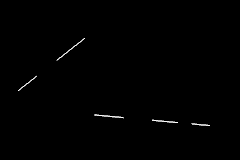
#> input picture hough-input-interrupted.png, 240 x 160 px
$ python hough.py
#> lines starting #> are read from the running program, lines starting #| are printed output that depends on the picture; after the words box and inside, x2 and y2 are one past the last pixel; in counts of white or black regions, pixels touching at a corner belong together
### thinning.py
import cv2
import numpy as np
from pathlib import Path
from sys import argv
from typing import List
FILENAME="thin-input.png"
DRAW_DELAY=0
LO=0
HI=255
DC=127
MAX_ITERS=100

# Generate the thinning hit-and-miss kernel set
# Taken from: https://homepages.inf.ed.ac.uk/rbf/HIPR2/thin.htm
# Hit checking is done by setting the required match count.
# All don't care values set to ones that cannot appear in
# the binary image.
# [40 lines left out: functions kernels, thin_iter, thin, not called in this run]

def force_binary(img: np.ndarray) -> np.ndarray:
    return np.where(img == 0, 0, 255).astype(np.uint8)
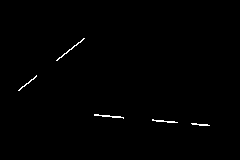
#> returned value: shape (160, 240); 0.56% white in thin lines or dots, all inside (x1, y1, x2, y2) = (18, 38, 210, 126)


# [12 lines that do not run on import are left out]

### hough.py
import cv2
import numpy as np
from pathlib import Path
from sys import argv
from math import cos, sin, radians, sqrt
from thinning import force_binary
from fourier import pixels
from typing import List, Tuple, AbstractSet
FILENAME="hough-input-interrupted.png"
INF=99999999999
DRAW_DELAY=0
THRESHOLD=150
CLUSTER_HALT_DIST=5
NUM_CLUSTERS=1
RESOLUTION=400
LO=0
HI=255
DC=127
eps = 0.5

# a very sub-otpimal way of doing this but saves tons of
# debugging time - just solve a linear system of equations
# for each theta and point to find r rather than trying to
# come up with a general geometric rule for doing this.
def radius(x1, x2, theta):
    r1, r2 = cos(theta), sin(theta)
    coefficients = np.asarray([
        [r1, 1, 0],
        [r2, 0, 1],
        [0, r1, r2]
    ])
    ordinates = np.asarray([
        x1,
        x2,
        0
    ])
    k, _, __ = np.linalg.solve(coefficients, ordinates)
    return int(k)

# again, slow but it works.
def discretize(value, limit, bins):
    return int(min((value * bins) / limit, bins-1))

def restore(value, limit, bins):
    return value * limit / bins

# the same line can be represented with r, theta and -r, theta + pi
# so while the (0,...,360) transform is interesting to look at, it's
# best to look at just half of it to find lines - each line will be
# represented by 2 clusters otherwise.
def hough_transform(img: np.ndarray, resolution=RESOLUTION, full=False) -> np.ndarray:
#> called with resolution = 400, full = False
    n,m = img.shape
#> n = 160; m = 240
    r_limit = int(sqrt(n ** 2 + m ** 2)) + 1
#> r_limit = 289
    t_limit = 360 if full else 180
    hough_space = np.zeros((resolution, resolution))
    for i in range(n):
        for j in range(m):
            if img[i][j] == HI:
                t_range = np.linspace(0, t_limit, resolution)
                for t in t_range:
                    r = radius(i,j,radians(t))
                    r_bin = int(discretize(r, r_limit, resolution / 2) + resolution / 2)
                    t_bin = discretize(t, t_limit, resolution)
                    hough_space[r_bin][t_bin] += 1
    return hough_space, r_limit, resolution

def normalize_to_8bit(img: np.ndarray) -> np.ndarray:
    scaler = 255 / np.max(img)
    return (img * scaler).astype(np.uint8)
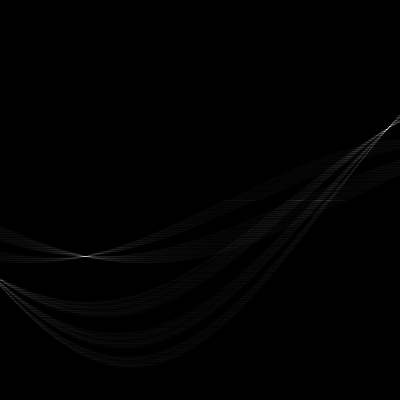
#> returned value: shape (400, 400); min 0, max 254, mean 1.2

def threshold(img: np.ndarray, thresh) -> np.ndarray:
#> called with thresh = 150
    return np.where(img > thresh, 255, 0).astype(np.uint8)
#> returned value: shape (400, 400); 0.01% white in thin lines or dots, all inside (x1, y1, x2, y2) = (82, 126, 391, 257)

# use the min euclidean distance metric
def cluster_distance(c1: set, c2: set) -> float:
    dmin = INF
    for x1, y1 in c1:
        for x2, y2 in c2:
            d = sqrt((x1-x2)**2 + (y1-y2)**2)
            if d < dmin:
                dmin = d
    return dmin

# lazy, inefficient implementation of the well known hierarchical
# clustering algorithm. No point in optimizing this since it's
# not a bottleneck.
def hierarchical_cluster(img: np.ndarray) -> List[AbstractSet[Tuple]]:
    n, m = img.shape
    clusters = []
    for i in range(n):
        for j in range(m):
            if img[i][j] == HI:
                clusters.append(set([(i,j)]))
    while len(clusters) > NUM_CLUSTERS:
        distances = dict()
        for cluster in clusters:
            for remaining in clusters:
                if cluster == remaining:
                    continue
                distance = cluster_distance(cluster, remaining)
                distances[distance] = (cluster, remaining)
        mindist = min(distances.keys())
        if mindist > CLUSTER_HALT_DIST:
            break
        A, B = distances[mindist]
        AB = A.union(B)
        clusters.remove(A)
        clusters.remove(B)
        clusters.append(AB)
    return clusters

def cluster_centers(clusters: List[AbstractSet[Tuple]]) -> List[Tuple]:
    centers = []
    for cluster in clusters:
        n = len(cluster)
        xsum = 0
        ysum = 0
        for x,y in cluster:
            xsum += x
            ysum += y
        centers.append((xsum/n,ysum/n)) # this line was wrong and took me about 2 hours to find!
#> this loop made 2 passes
    return centers

# really ugly but it does the trick - restore the original radius/theta,
# then create two inequality masks - drawing a line between them in the
# deadzone defined by +- epsilon. Wouldn't work with exact equalities
def draw_line(img: np.ndarray, r_b, t_b, r_limit, bins):
    N, M = img.shape
    theta = radians(restore(t_b, 180, bins))
    r = restore(r_b - bins / 2, r_limit, bins / 2)
    y_grid, x_grid = np.meshgrid(np.arange(M), np.arange(N))
    free = img == 0
    greater = (x_grid * np.cos(theta) + y_grid * np.sin(theta)) >= r - eps
    lesser = (x_grid * np.cos(theta) + y_grid * np.sin(theta)) <= r + eps
    mask = greater & lesser & free
    result = np.where(mask, DC, img)
    return result.astype(np.uint8)


if __name__ == "__main__":
    path = Path(argv[1] if len(argv) > 1 else FILENAME)
    img = force_binary(cv2.imread(path.as_posix(), flags=cv2.IMREAD_GRAYSCALE))
    transform, rlim, bins = hough_transform(img)
    transform = normalize_to_8bit(transform)
    mirrored, _, __ = hough_transform(img, full=True)
    mirrored = normalize_to_8bit(mirrored)
    thresholded = threshold(transform, THRESHOLD)
    clusters = hierarchical_cluster(thresholded)
    centers = cluster_centers(clusters)
    drawn_lines = img
    for r, theta in centers:
        drawn_lines = draw_line(drawn_lines, r, theta, rlim, bins)
#> this loop made 2 passes
#> pass 1, in draw_line, `greater = (x_grid * np.cos(theta) + y_grid * np.sin(theta)) >= r - eps`:
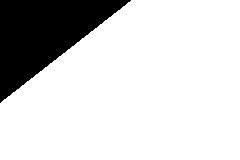
#> greater: shape (160, 240) bool; 82.3% white; 1 black region, box (x1, y1, x2, y2) and area: (0, 0, 131, 103) 6781
#> pass 1, in draw_line, `lesser = (x_grid * np.cos(theta) + y_grid * np.sin(theta)) <= r + eps`:
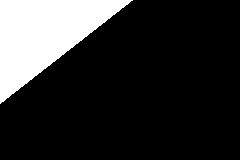
#> lesser: shape (160, 240) bool; 18.1% white; 1 white region, box (x1, y1, x2, y2) and area: (0, 0, 133, 104) 6949
#> pass 1, in draw_line, `mask = greater & lesser & free`:
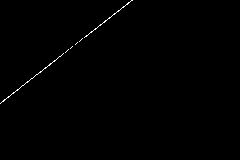
#> mask: shape (160, 240) bool; 0.39% white in thin lines or dots, all inside (x1, y1, x2, y2) = (0, 0, 133, 104)

    cv2.imwrite("hough/{}_original-forced-binary.bmp".format(path.stem), img)
    cv2.imwrite("hough/{}_transform-180.bmp".format(path.stem), transform)
    cv2.imwrite("hough/{}_transform-360.bmp".format(path.stem), mirrored)
    cv2.imwrite("hough/{}_thresholded.bmp".format(path.stem), thresholded)
    cv2.imwrite("hough/{}_inferred-lines.bmp".format(path.stem), drawn_lines)

    cv2.imshow("original binary image", img)
    cv2.imshow("hough transform", transform)
    cv2.imshow("hough transform full", mirrored)
    cv2.imshow("thresholded for clustering", thresholded)
    cv2.imshow("lines from cluster centers", drawn_lines)
    cv2.waitKey(DRAW_DELAY)
    cv2.destroyAllWindows()
